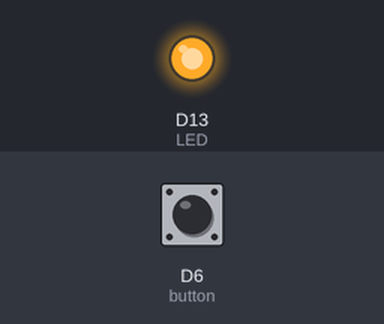
The program below on a simulated Arduino board driven over Firmata from a computer. On the bench: output pins drawn as LEDs (lit = HIGH). Inputs (shaded band) come from the test bench; at power-on: D6 (button) LOW.

Above: at 5.1 s.
At 19.8 s:
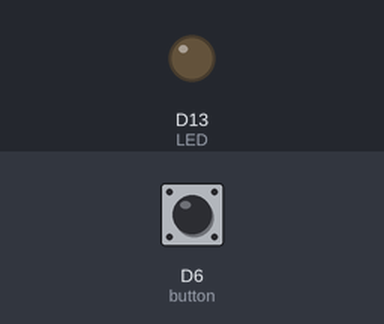
Timing chart, 0 to 21.3 s (numbered marks = the images above):
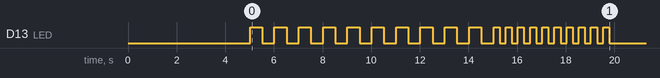

Measured:
- by itself, D13 (LED): goes 10 × (HIGH 0.50 s, LOW 0.50 s), 9 × (HIGH 0.25 s, LOW 0.25 s), HIGH 0.25 s, then LOW

The program:

EX7_2.py
```python
import pyfirmata
from time import sleep
board = pyfirmata.Arduino("/dev/ttyACM0")
LED = board.get_pin("d:13:o")
button = board.get_pin("d:6:i")
it = pyfirmata.util.Iterator(board)
it.start()
debounce = 0
maxDebounce = 500
try:
    while True:
        if button.read() == 0:
            if debounce > maxDebounce:
                debounce = 0
                for i in range(10):
                    LED.write(True)
                    sleep(0.5)
                    LED.write(False)
                    sleep(0.5)
                for i in range(10):
                    LED.write(True)
                    sleep(0.25)
                    LED.write(False)
                    sleep(0.25)
                while button.read() == 0:
                    pass
            else:
                debounce += 1
except KeyboardInterrupt:
    board.exit()
    print('Exit')
finally:
    print('Bye')
```
